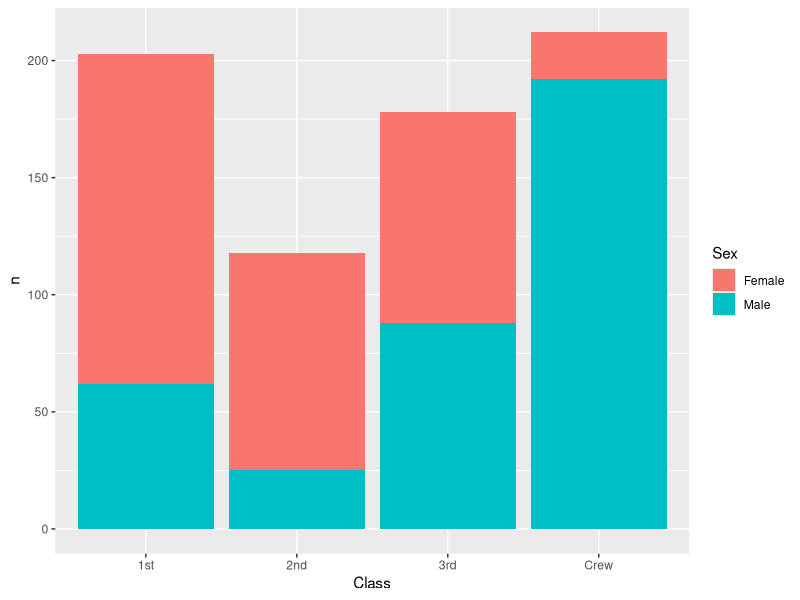
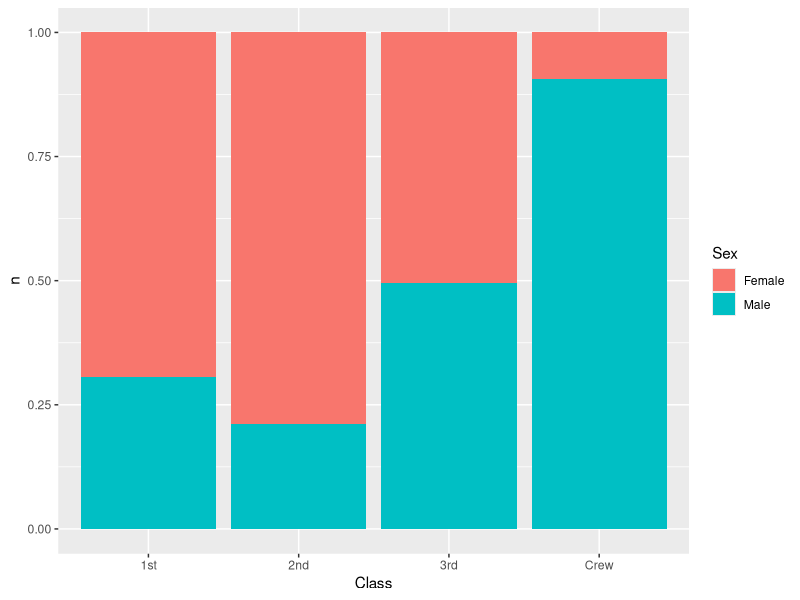
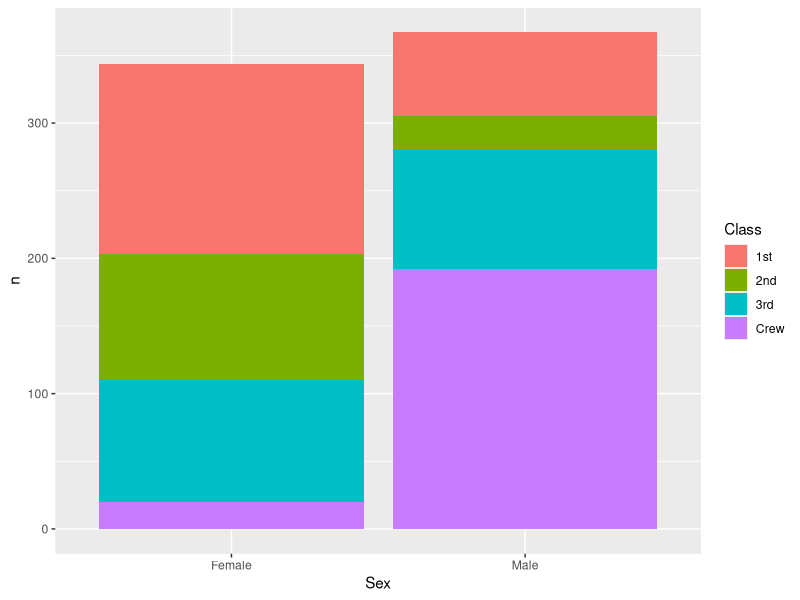
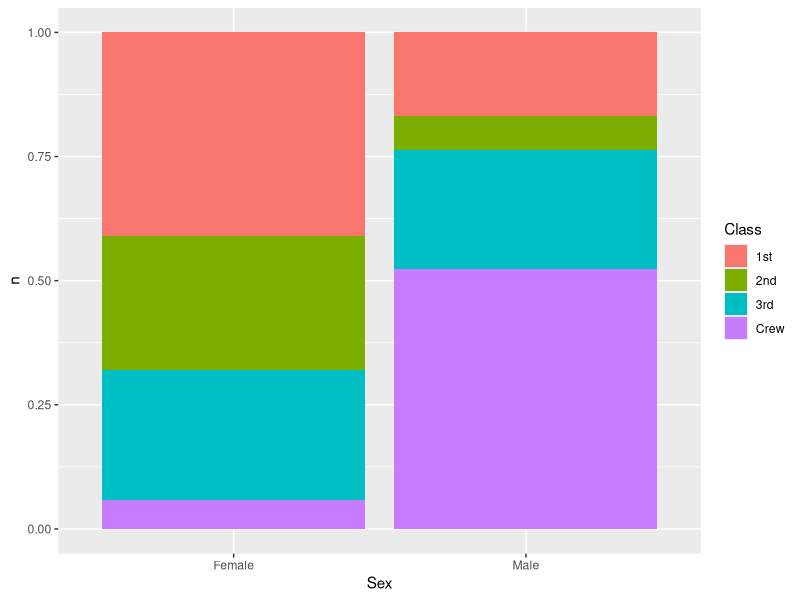

R code for these plots, in order:
## ---- chunk 1
library(tidyverse)

df_titanic <- as_tibble(Titanic)
## ---- chunk 2
## TASK: Perform a `glimpse` of df_titanic
glimpse(df_titanic)
## ---- chunk 3
## NOTE: No need to edit! We'll cover how to
## do this calculation in a later exercise.
df_titanic %>% summarize(total = sum(n))
## ---- chunk 4
## TASK: Visualize counts against `Class` and `Sex`
df_titanic %>%
  filter(Survived == "Yes") %>%
  ggplot() +
    geom_col(mapping = aes(x = Class, y = n, fill = Sex))
## ---- chunk 5
## TASK: Visualize counts against `Class` and `Sex`
df_titanic %>%
  filter(Survived == "Yes") %>%
  ggplot() +
    geom_col(mapping = aes(x = Class, y = n, fill = Sex), position = "fill")
## ---- chunk 6
## TASK: Visualize counts against `Class` and `Sex`
df_titanic %>%
  filter(Survived == "Yes") %>%
  ggplot() +
    geom_col(mapping = aes(x = Sex, y = n, fill = Class))
## ---- chunk 7
## TASK: Visualize counts against `Class` and `Sex`
df_titanic %>% 
  filter(Survived == "Yes") %>%
  ggplot() +
    geom_col(mapping = aes(x = Sex, y = n, fill = Class), position = "fill")
## ---- chunk 8
## NOTE: No need to edit! We'll cover how to
## do this calculation in a later exercise.
df_prop <-
  df_titanic %>%
  group_by(Class, Sex, Age) %>%
  mutate(
    Total = sum(n),
    Prop = n / Total
  ) %>%
  ungroup()
df_prop
## ---- chunk 9

## ---- chunk 10

